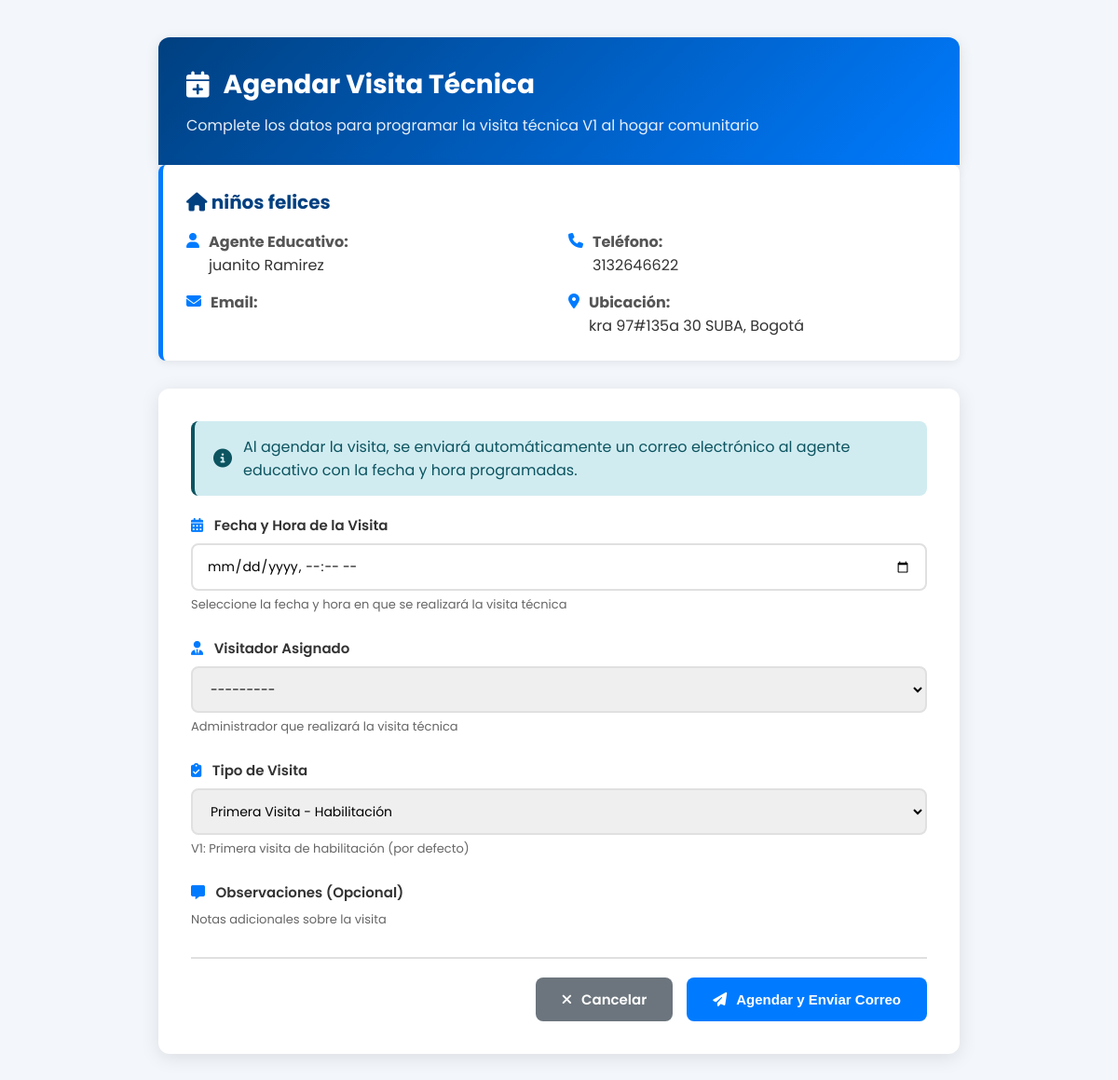
Screenshot of /visitas/agendar/1/ (signed in) with the database file from the repository.
### core/models.py (models this page shows, shortened)
class HogarComunitario(models.Model):
    regional = models.ForeignKey(Regional, on_delete=models.PROTECT, related_name='hogares')
    ciudad = models.ForeignKey(Ciudad, on_delete=models.PROTECT, related_name='hogares')
    nombre_hogar = models.CharField(max_length=100)
    direccion = models.CharField(max_length=200)
    localidad = models.CharField(max_length=100, blank=True, default='')  # Mantener para hogares antiguos, se asigna en la vista
    localidad_bogota = models.ForeignKey('LocalidadBogota', on_delete=models.SET_NULL, null=True, blank=True, related_name='hogares')
    barrio = models.CharField(max_length=100, null=True, blank=True)
    estrato = models.IntegerField(null=True, blank=True)
    fecha_primera_visita = models.DateField(null=True, blank=True, help_text="Fecha programada para la primera visita técnica")
    ultima_visita = models.DateField(null=True, blank=True, help_text="Fecha de la última visita técnica realizada")
    proxima_visita = models.DateField(null=True, blank=True, help_text="Fecha programada para la próxima visita técnica (calculada automáticamente)")
    observaciones_visita = models.TextField(blank=True, help_text="Observaciones de la última visita técnica realizada")
    estado_aptitud = models.CharField(
        max_length=20,
        choices=[
            ('no_apto', 'No Apto'),
            ('apto', 'Apto'),
        ],
        default='no_apto',
        help_text="Estado de aptitud del hogar. Se actualiza a 'Apto' después de la primera visita aprobada"
    )
    area_social_m2 = models.DecimalField(max_digits=6, decimal_places=2, null=True, blank=True,
                                         help_text="Metros cuadrados del área social disponible para los niños")
    capacidad_calculada = models.IntegerField(null=True, blank=True,
                                              help_text="Capacidad calculada según área social (m²/2)")
    formulario_completo = models.BooleanField(default=False,
                                              help_text="Indica si se completó el formulario 2 de visita técnica")
    num_habitaciones = models.IntegerField(null=True, blank=True)
    num_banos = models.IntegerField(null=True, blank=True)
    material_construccion = models.TextField(null=True, blank=True)
    riesgos_cercanos = models.TextField(null=True, blank=True)
    fotos_interior = models.FileField(upload_to='hogares/fotos_interior/', null=True, blank=True)
    fotos_exterior = models.FileField(upload_to='hogares/fotos_exterior/', null=True, blank=True)
    geolocalizacion_lat = models.DecimalField(max_digits=10, decimal_places=7, null=True, blank=True)
    geolocalizacion_lon = models.DecimalField(max_digits=10, decimal_places=7, null=True, blank=True)
    tipo_tenencia = models.CharField(max_length=50, choices=[
        ('Propia', 'Propia'),
        ('Arrendada', 'Arrendada'),
        ('Comodato', 'Comodato')
    ], null=True, blank=True)
    documento_tenencia_pdf = models.FileField(upload_to='hogares/documentos_tenencia/', null=True, blank=True)
    capacidad = models.IntegerField(null=True, blank=True, help_text="Capacidad aprobada del hogar (entre 12 y 15 niños según normativa ICBF)")
    capacidad_maxima = models.IntegerField(default=15, help_text="Capacidad máxima permitida (15 niños según normativa)")
    estado = models.CharField(
        max_length=30,
        choices=[
            ('pendiente_revision', 'Pendiente de Revisión'),
            ('en_revision', 'En Revisión'),
            ('aprobado', 'Aprobado'),
            ('rechazado', 'Rechazado'),
            ('en_mantenimiento', 'En Mantenimiento'),
            ('pendiente_visita', 'Pendiente de Visita'),
            ('visita_agendada', 'Visita Agendada'),
            ('en_evaluacion', 'En Evaluación'),
            ('activo', 'Activo'),
            ('inactivo', 'Inactivo'),
        ],
        default='pendiente_revision'
    )
    madre = models.ForeignKey(MadreComunitaria, on_delete=models.PROTECT, related_name='hogares_asignados')
    fecha_registro = models.DateTimeField(auto_now_add=True)
    fecha_habilitacion = models.DateTimeField(null=True, blank=True)  # Cuando pasa a activo/aprobado
    class Meta:
        db_table = 'hogares_comunitarios'

class MadreComunitaria(models.Model):
    usuario = models.OneToOneField(Usuario, on_delete=models.CASCADE, related_name='madre_profile')
    NIVEL_ESCOLARIDAD_CHOICES = [
        ('Primaria', 'Primaria'),
        ('Bachiller', 'Bachiller'),
        ('Técnico', 'Técnico'),
        ('Tecnólogo', 'Tecnólogo'),
        ('Profesional', 'Profesional')
    ]
    nivel_escolaridad = models.CharField(max_length=100, choices=NIVEL_ESCOLARIDAD_CHOICES)
    titulo_obtenido = models.CharField(max_length=150, null=True, blank=True)
    institucion = models.CharField(max_length=150, null=True, blank=True)
    experiencia_previa = models.TextField(null=True, blank=True)
    certificado_laboral = models.FileField(upload_to='madres_documentos/certificados_laborales/', null=True, blank=True)
    no_retirado_icbf = models.BooleanField(default=False)
    carta_disponibilidad = models.FileField(upload_to='madres_documentos/disponibilidad/', null=True, blank=True)
    firma_digital = models.FileField(upload_to='madres_documentos/firmas/', null=True, blank=True)
    foto_madre = models.ImageField(upload_to='madres_documentos/fotos/', null=True, blank=True)
    documento_identidad_pdf = models.FileField(upload_to='madres_documentos/cedulas/', null=True, blank=True)
    certificado_escolaridad_pdf = models.FileField(upload_to='madres_documentos/educacion/', null=True, blank=True)
    certificado_antecedentes_pdf = models.FileField(upload_to='madres_documentos/antecedentes/', null=True, blank=True)
    certificado_medico_pdf = models.FileField(upload_to='madres_documentos/medico/', null=True, blank=True)
    certificado_residencia_pdf = models.FileField(upload_to='madres_documentos/residencia/', null=True, blank=True)
    cartas_recomendacion_pdf = models.FileField(upload_to='madres_documentos/recomendaciones/', null=True, blank=True)
    fecha_registro = models.DateTimeField(auto_now_add=True)
    class Meta:
        db_table = 'madres_comunitarias'

class Usuario(AbstractUser):
    TIPO_DOCUMENTO_CHOICES = [
        ('CC', 'Cédula de ciudadanía'),
        ('TI', 'Tarjeta de identidad'),
        ('CE', 'Cédula de extranjería'),
        ('PA', 'Pasaporte'),
    ]
    SEXO_CHOICES = [
        ('M', 'Masculino'),
        ('F', 'Femenino'),
        ('O', 'Otro'),
    ]
    username = None
    tipo_documento = models.CharField(max_length=5, choices=TIPO_DOCUMENTO_CHOICES, default='CC')
    documento = models.BigIntegerField(unique=True)
    nombres = models.CharField(max_length=50)
    apellidos = models.CharField(max_length=50)
    correo = models.EmailField(max_length=100, unique=True)
    sexo = models.CharField(max_length=1, choices=SEXO_CHOICES, default='F')
    departamento_residencia = models.ForeignKey(Departamento, on_delete=models.SET_NULL, null=True, blank=True, related_name='residentes')
    ciudad_residencia = models.ForeignKey(Municipio, on_delete=models.SET_NULL, null=True, blank=True, related_name='residentes')
    localidad_bogota = models.ForeignKey(LocalidadBogota, on_delete=models.SET_NULL, null=True, blank=True, related_name='residentes',
                                         help_text='Solo aplica si vive en Bogotá D.C.')
    direccion = models.CharField(max_length=100, null=True, blank=True)
    barrio = models.CharField(max_length=100, null=True, blank=True)
    telefono = models.CharField(max_length=20, null=True, blank=True)
    nivel_educativo = models.CharField(max_length=50, null=True, blank=True)
    rol = models.ForeignKey(Rol, on_delete=models.PROTECT, null=True)
    foto_admin = models.ImageField(upload_to=admin_upload_path, null=True, blank=True)
    fecha_creacion = models.DateTimeField(auto_now_add=True)
    fecha_actualizacion = models.DateTimeField(auto_now=True)
    EMAIL_FIELD = 'correo'
    USERNAME_FIELD = 'documento'
    REQUIRED_FIELDS = ['nombres', 'apellidos', 'correo', 'tipo_documento']
    objects = CustomUserManager()
    class Meta:
        db_table = 'usuarios'
    def __str__(self):
        return f"{self.nombres} {self.apellidos} ({self.documento})"

class Ciudad(models.Model):
    nombre = models.CharField(max_length=120)
    regional = models.ForeignKey(Regional, on_delete=models.CASCADE, related_name="ciudades")

### core/views.py (the view)
# urls.py: path('visitas/agendar/<int:hogar_id>/', views.agendar_visita_tecnica, name='agendar_visita_tecnica'),
@login_required
def agendar_visita_tecnica(request, hogar_id):
    hogar = get_object_or_404(HogarComunitario, id=hogar_id)
    if request.method == 'POST':
        form = AgendarVisitaTecnicaForm(request.POST)
        if form.is_valid():
            visita = form.save(commit=False)
            visita.creado_por = request.user
            visita.save()
            hogar.estado = 'visita_agendada'
            hogar.save()
            enviar_correo_visita_agendada(visita)
            messages.success(
                request,
                f'Visita agendada exitosamente para {hogar.nombre_hogar}. '
                f'Se ha enviado un correo a {hogar.madre.usuario.correo}'
            )
            return redirect('listar_hogares_pendientes_visita')
    else:
        form = AgendarVisitaTecnicaForm(initial={'hogar': hogar})
    context = {
        'form': form,
        'hogar': hogar,
    }
    return render(request, 'admin/visitas/agendar_visita.html', context)

### templates/admin/visitas/agendar_visita.html (shortened to what this page needs)
{% load static %}
<!DOCTYPE html>
<html lang="es">
<head>
  <link rel="stylesheet" href="https://cdnjs.cloudflare.com/ajax/libs/font-awesome/6.5.0/css/all.min.css">
</head>
<body>
  <div class="container">
    <div class="header">
      <h1><i class="fas fa-calendar-plus"></i> Agendar Visita Técnica</h1>
      <p>Complete los datos para programar la visita técnica V1 al hogar comunitario</p>
    </div>
    <div class="hogar-info">
      <h2><i class="fas fa-home"></i> {{ hogar.nombre_hogar }}</h2>
      <div class="info-grid">
        <div class="info-item">
          <i class="fas fa-user"></i>
          <div>
            <strong>Agente Educativo:</strong><br>
            {{ hogar.madre.usuario.nombres }} {{ hogar.madre.usuario.apellidos }}
          </div>
        </div>
        <div class="info-item">
          <i class="fas fa-phone"></i>
          <div>
            <strong>Teléfono:</strong><br>
            {{ hogar.madre.usuario.telefono }}
          </div>
        </div>
        <div class="info-item">
          <i class="fas fa-envelope"></i>
          <div>
            <strong>Email:</strong><br>
          </div>
        </div>
        <div class="info-item">
          <i class="fas fa-map-marker-alt"></i>
          <div>
            <strong>Ubicación:</strong><br>
            {{ hogar.direccion }}, {{ hogar.ciudad.nombre }}
          </div>
        </div>
      </div>
    </div>
    <div class="form-container">
      <form method="post" id="agendarForm">
        <div class="alert info">
          <i class="fas fa-info-circle"></i>
          <div>
            Al agendar la visita, se enviará automáticamente un correo electrónico al agente educativo
            con la fecha y hora programadas.
          </div>
        </div>
        <div class="form-group">
          <label for="{{ form.fecha_programada.id_for_label }}">
            <i class="fas fa-calendar-alt"></i> Fecha y Hora de la Visita
          </label>
          {{ form.fecha_programada }}
          <small>Seleccione la fecha y hora en que se realizará la visita técnica</small>
        </div>
        <div class="form-group">
          <label for="{{ form.visitador.id_for_label }}">
            <i class="fas fa-user-tie"></i> Visitador Asignado
          </label>
          {{ form.visitador }}
          <small>Administrador que realizará la visita técnica</small>
        </div>
        <div class="form-group">
          <label for="{{ form.tipo_visita.id_for_label }}">
            <i class="fas fa-clipboard-check"></i> Tipo de Visita
          </label>
          {{ form.tipo_visita }}
          <small>V1: Primera visita de habilitación (por defecto)</small>
        </div>
        <div class="form-group">
          <label for="{{ form.observaciones.id_for_label }}">
            <i class="fas fa-comment-alt"></i> Observaciones (Opcional)
          </label>
          <small>Notas adicionales sobre la visita</small>
        </div>
        <div class="form-actions">
          <a href="{% url 'listar_hogares_pendientes_visita' %}" class="btn btn-secondary">
            <i class="fas fa-times"></i> Cancelar
          </a>
          <button type="submit" class="btn btn-primary">
            <i class="fas fa-paper-plane"></i> Agendar y Enviar Correo
          </button>
        </div>
      </form>
    </div>
  </div>
</body>
</html>

### templates/admin/visitas/agendar_visita.html (style rules this page uses)
* { box-sizing:border-box;margin:0;padding:0 }
body { font-family:"Poppins",sans-serif;background:#f3f6fa;color:#333 }
.container { max-width:900px;margin:40px auto;padding:0 20px }
.header { background:linear-gradient(135deg,#004080,#007bff);color:white;padding:30px;border-radius:12px 12px 0 0;box-shadow:0 4px 15px rgba(0,0,0,0.1) }
.header h1 { font-size:28px;margin-bottom:10px;display:flex;align-items:center;gap:15px }
.header p { opacity:0.9;font-size:16px }
.hogar-info { background:white;padding:25px;border-left:5px solid #007bff;margin-bottom:30px;box-shadow:0 2px 10px rgba(0,0,0,0.08);border-radius:8px }
.hogar-info h2 { color:#004080;margin-bottom:15px;font-size:20px }
.hogar-info .info-grid { display:grid;grid-template-columns:1fr 1fr;gap:15px }
.hogar-info .info-item { display:flex;align-items:start;gap:10px }
.hogar-info .info-item i { color:#007bff;margin-top:3px }
.hogar-info .info-item strong { color:#555;min-width:100px }
.form-container { background:white;padding:35px;border-radius:12px;box-shadow:0 4px 20px rgba(0,0,0,0.1) }
.form-group { margin-bottom:25px }
.form-group label { display:block;font-weight:600;color:#333;margin-bottom:8px;font-size:15px }
.form-group label i { margin-right:8px;color:#007bff }
.form-group input,.form-group select,.form-group textarea { width:100%;padding:12px 15px;border:2px solid #e0e0e0;border-radius:8px;font-family:"Poppins",sans-serif;font-size:14px;transition:border-color .3s }
.form-group small { color:#666;font-size:13px;margin-top:5px;display:block }
.form-actions { display:flex;gap:15px;justify-content:flex-end;margin-top:30px;padding-top:20px;border-top:2px solid #e0e0e0 }
.btn { padding:12px 28px;border:none;border-radius:8px;cursor:pointer;font-weight:600;font-size:15px;text-decoration:none;display:inline-flex;align-items:center;gap:10px;transition:all .3s }
.btn-primary { background:#007bff;color:white }
.btn-secondary { background:#6c757d;color:white }
.alert { padding:15px 20px;border-radius:8px;margin-bottom:20px;display:flex;align-items:center;gap:12px }
.alert i { font-size:20px }
.alert.info { background:#d1ecf1;color:#0c5460;border-left:4px solid #0c5460 }

### rows the page displays
HogarComunitario: nombre_hogar "niños felices", madre.usuario.nombres "juanito", madre.usuario.apellidos "Ramirez", madre.usuario.telefono "3132646622", direccion "kra 97#135a 30 SUBA", ciudad.nombre "Bogotá"
